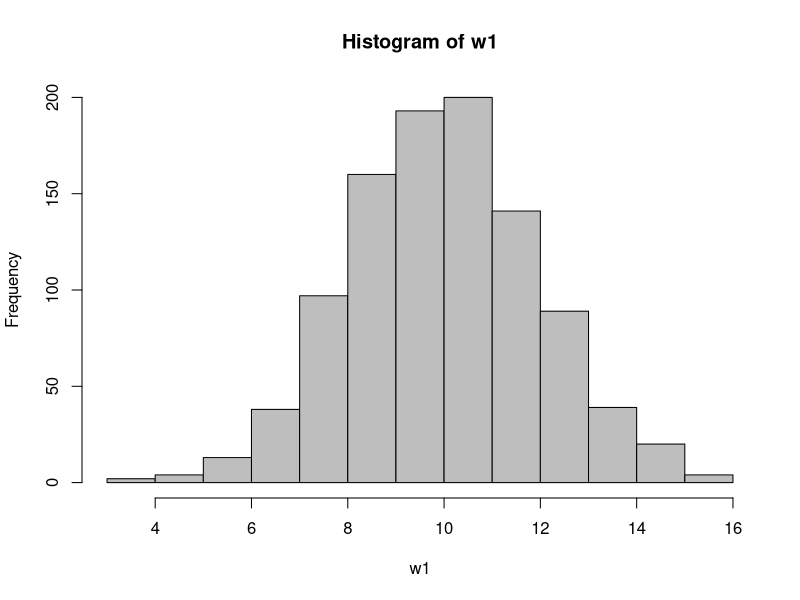
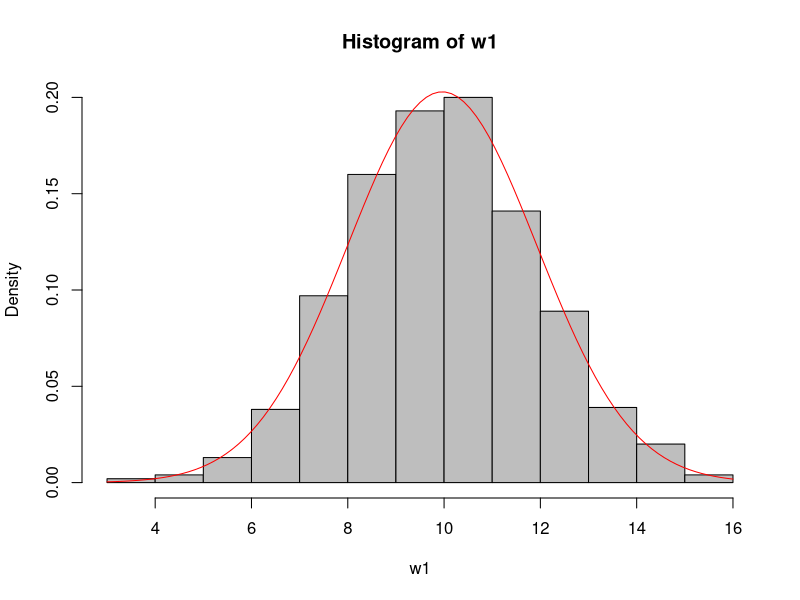
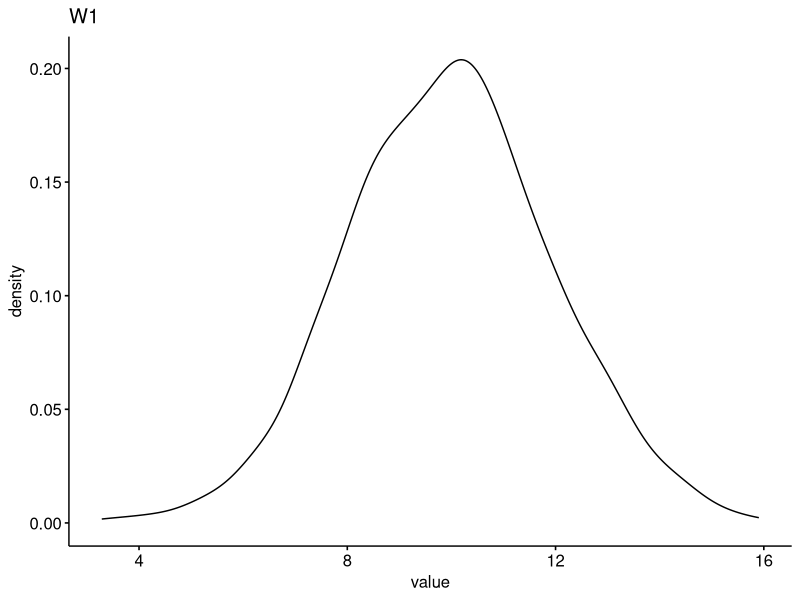
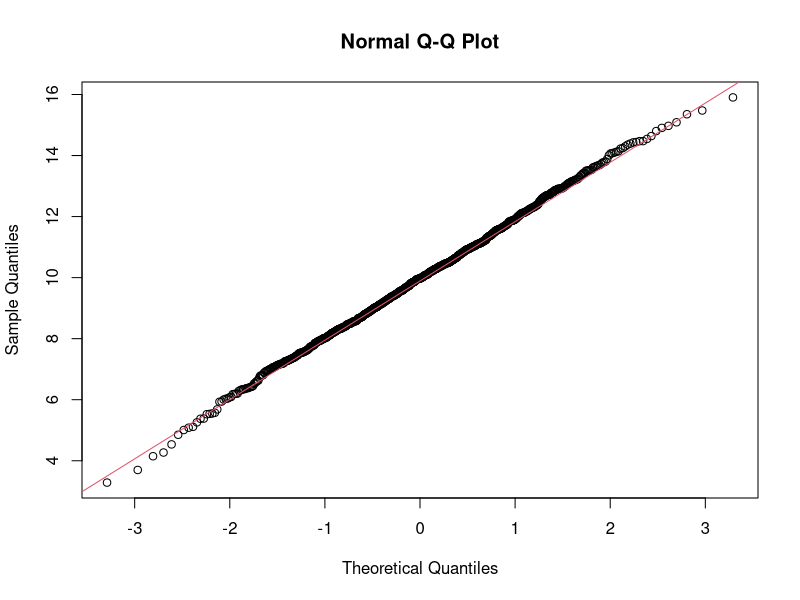
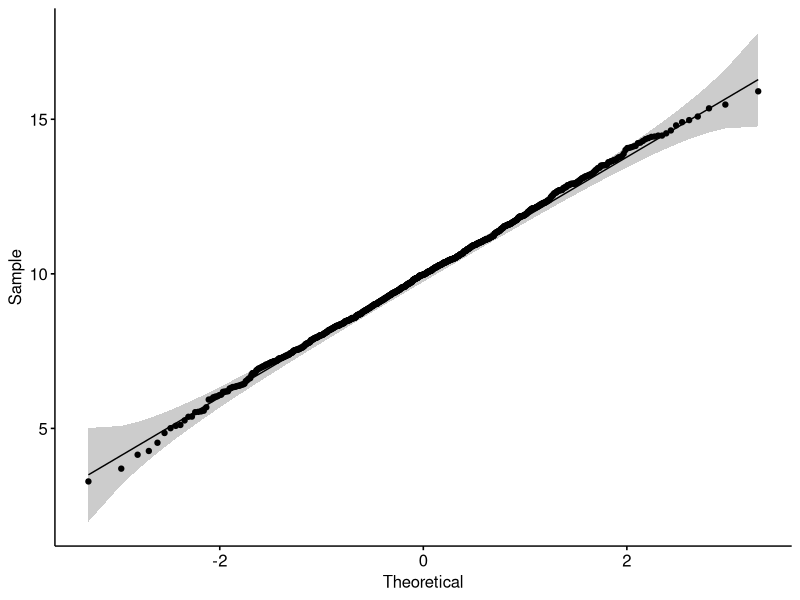
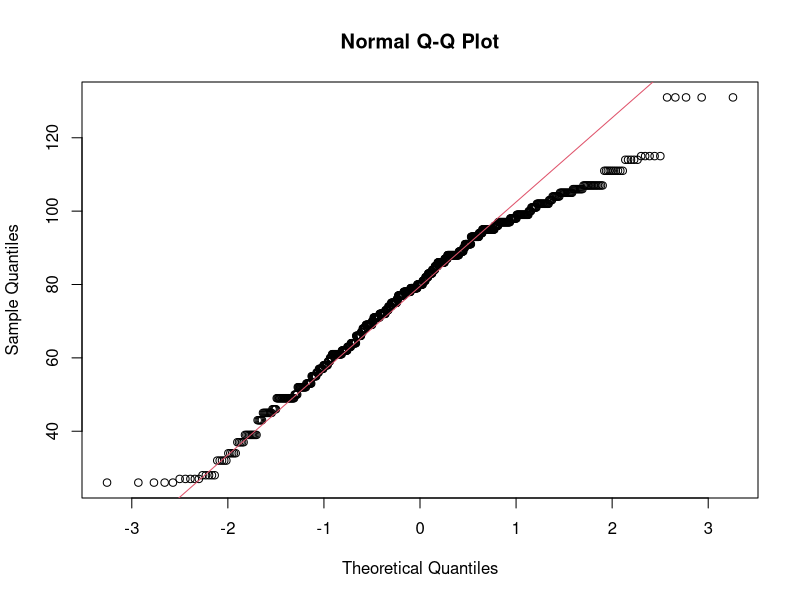

Source code (R) for these figures, in order:
## Generate two data sets
## First Normal, second from a t-distribution
w1<-rnorm(1000, mean=10, sd=2) 
w2<-rnorm(50, mean=3, sd=1) 

## Have a look at the histogram
hist(w1, col="grey")
hist(w1, col="grey", freq=F)

## Have a look at the curve on the histogram
curve( dnorm(x, mean = mean(w1),sd= sd(w1)), add=T, col="red")

## Plot Density plot
library("ggpubr")
library("glue")

ggdensity(w1, main = "W1", xlab = "value")

## Plot using a qqplot
qqnorm(w1)
qqline(w1, col = 2)

ggqqplot(w1)

## Perform the test
shapiro.test(w1)

## eGFR example
setwd('D:\\workshop')
dataset = read.csv("eGFR.csv", header=T,colClasses = c("numeric", "numeric", "numeric","numeric", "numeric"))

shapiro.test(dataset[,1])
qqnorm(dataset[,1])
qqline(dataset[,1], col = 2)
